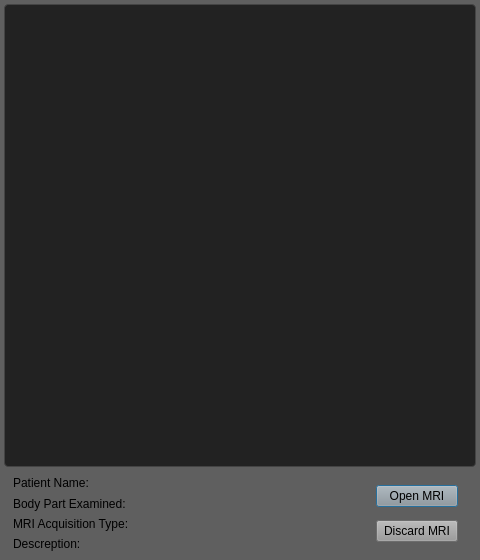
<?xml version="1.0" encoding="UTF-8"?>
<ui version="4.0">
 <class>Dialog</class>
 <widget class="QDialog" name="Dialog">
  <property name="geometry">
   <rect>
    <x>0</x>
    <y>0</y>
    <width>480</width>
    <height>560</height>
   </rect>
  </property>
  <property name="windowTitle">
   <string>Dialog</string>
  </property>
  <property name="styleSheet">
   <string notr="true">background-color: rgb(95, 95, 95);</string>
  </property>
  <layout class="QVBoxLayout" name="verticalLayout_2">
   <property name="spacing">
    <number>0</number>
   </property>
   <property name="leftMargin">
    <number>0</number>
   </property>
   <property name="topMargin">
    <number>2</number>
   </property>
   <property name="rightMargin">
    <number>0</number>
   </property>
   <property name="bottomMargin">
    <number>0</number>
   </property>
   <item>
    <widget class="QWidget" name="widget" native="true">
     <layout class="QVBoxLayout" name="verticalLayout">
      <property name="spacing">
       <number>0</number>
      </property>
      <property name="leftMargin">
       <number>4</number>
      </property>
      <property name="topMargin">
       <number>2</number>
      </property>
      <property name="rightMargin">
       <number>4</number>
      </property>
      <property name="bottomMargin">
       <number>0</number>
      </property>
      <item>
       <widget class="QLabel" name="prev">
        <property name="sizePolicy">
         <sizepolicy hsizetype="Preferred" vsizetype="Preferred">
          <horstretch>12</horstretch>
          <verstretch>15</verstretch>
         </sizepolicy>
        </property>
        <property name="layoutDirection">
         <enum>Qt::LeftToRight</enum>
        </property>
        <property name="styleSheet">
         <string notr="true">QLabel {
  background-color: #222;
  color: #fff;
  border: 1px solid #444;
  border-radius: 4px;
  padding: 10px;
  font-size: 12px;
  font-family: sans-serif;
  text-align: center;
}

QLabel:hover {
  background-color: #333;
}</string>
        </property>
        <property name="frameShape">
         <enum>QFrame::NoFrame</enum>
        </property>
        <property name="text">
         <string/>
        </property>
        <property name="textFormat">
         <enum>Qt::PlainText</enum>
        </property>
        <property name="scaledContents">
         <bool>true</bool>
        </property>
        <property name="alignment">
         <set>Qt::AlignCenter</set>
        </property>
       </widget>
      </item>
      <item>
       <widget class="QWidget" name="widget_3" native="true">
        <property name="sizePolicy">
         <sizepolicy hsizetype="Preferred" vsizetype="Preferred">
          <horstretch>0</horstretch>
          <verstretch>3</verstretch>
         </sizepolicy>
        </property>
        <layout class="QGridLayout" name="gridLayout">
         <item row="2" column="4" rowspan="4">
          <widget class="QWidget" name="widget_2" native="true">
           <property name="sizePolicy">
            <sizepolicy hsizetype="Preferred" vsizetype="Preferred">
             <horstretch>2</horstretch>
             <verstretch>1</verstretch>
            </sizepolicy>
           </property>
           <layout class="QVBoxLayout" name="verticalLayout_3">
            <property name="spacing">
             <number>13</number>
            </property>
            <item>
             <widget class="QPushButton" name="Open">
              <property name="styleSheet">
               <string notr="true">background-color: rgb(153, 153, 153);</string>
              </property>
              <property name="text">
               <string>Open MRI</string>
              </property>
             </widget>
            </item>
            <item>
             <widget class="QPushButton" name="Discard">
              <property name="styleSheet">
               <string notr="true">background-color: rgb(153, 153, 153);</string>
              </property>
              <property name="text">
               <string>Discard MRI</string>
              </property>
             </widget>
            </item>
           </layout>
          </widget>
         </item>
         <item row="2" column="0">
          <widget class="QLabel" name="label_2">
           <property name="text">
            <string>Patient Name:</string>
           </property>
          </widget>
         </item>
         <item row="2" column="2">
          <widget class="QLabel" name="PatientName">
           <property name="sizePolicy">
            <sizepolicy hsizetype="Preferred" vsizetype="Preferred">
             <horstretch>3</horstretch>
             <verstretch>0</verstretch>
            </sizepolicy>
           </property>
           <property name="text">
            <string/>
           </property>
          </widget>
         </item>
         <item row="3" column="2">
          <widget class="QLabel" name="BodyPartExamined">
           <property name="text">
            <string/>
           </property>
          </widget>
         </item>
         <item row="3" column="0">
          <widget class="QLabel" name="label_4">
           <property name="text">
            <string>Body Part Examined:</string>
           </property>
          </widget>
         </item>
         <item row="4" column="0">
          <widget class="QLabel" name="label_6">
           <property name="text">
            <string>MRI Acquisition Type:</string>
           </property>
          </widget>
         </item>
         <item row="5" column="0">
          <widget class="QLabel" name="label_8">
           <property name="text">
            <string>Descreption:</string>
           </property>
          </widget>
         </item>
         <item row="5" column="2">
          <widget class="QLabel" name="SeriesDescription">
           <property name="text">
            <string/>
           </property>
          </widget>
         </item>
         <item row="4" column="2">
          <widget class="QLabel" name="MRAcquisitionType">
           <property name="text">
            <string/>
           </property>
          </widget>
         </item>
         <item row="2" column="3">
          <spacer name="horizontalSpacer">
           <property name="orientation">
            <enum>Qt::Horizontal</enum>
           </property>
           <property name="sizeType">
            <enum>QSizePolicy::Fixed</enum>
           </property>
           <property name="sizeHint" stdset="0">
            <size>
             <width>77</width>
             <height>1</height>
            </size>
           </property>
          </spacer>
         </item>
        </layout>
       </widget>
      </item>
     </layout>
    </widget>
   </item>
  </layout>
 </widget>
 <resources/>
 <connections/>
</ui>
